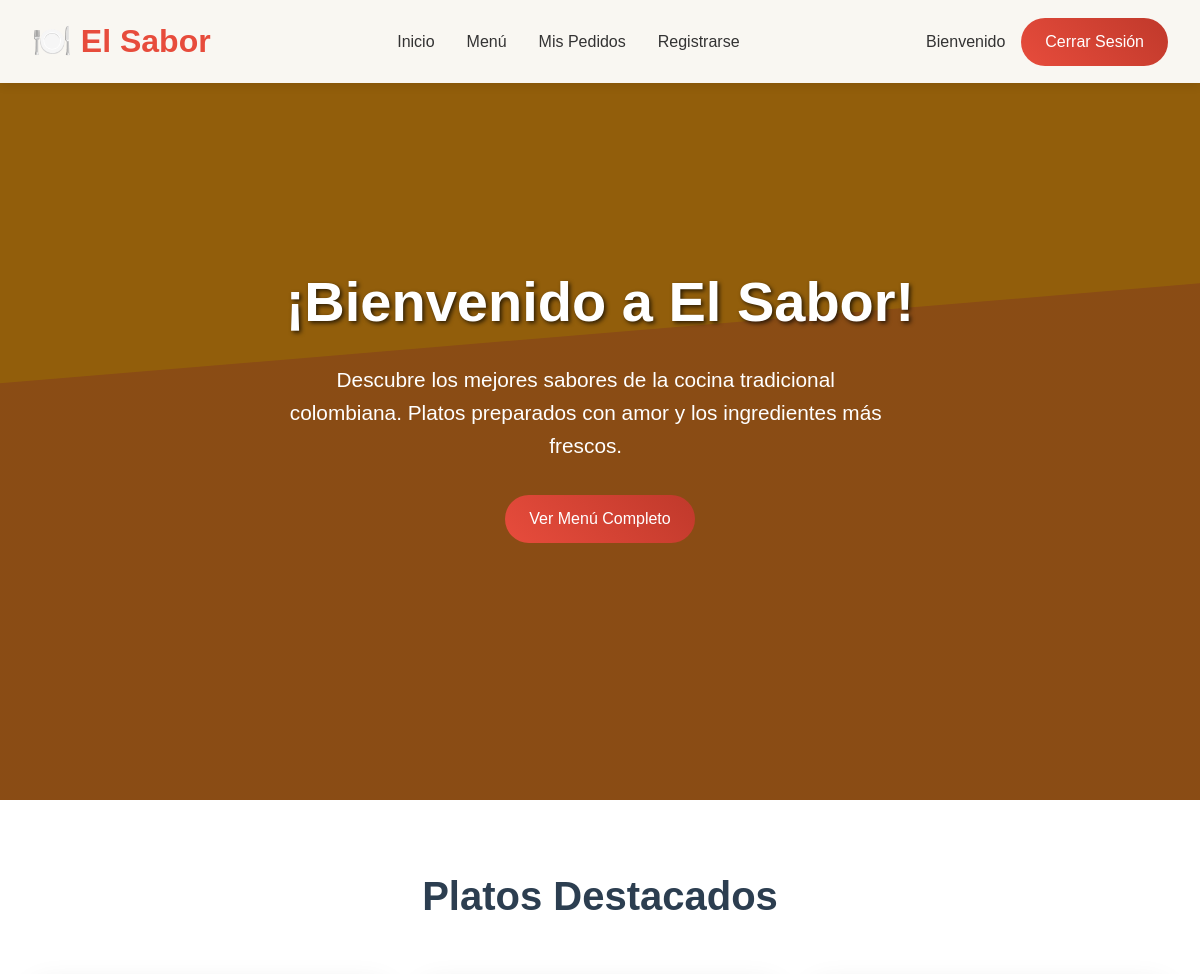
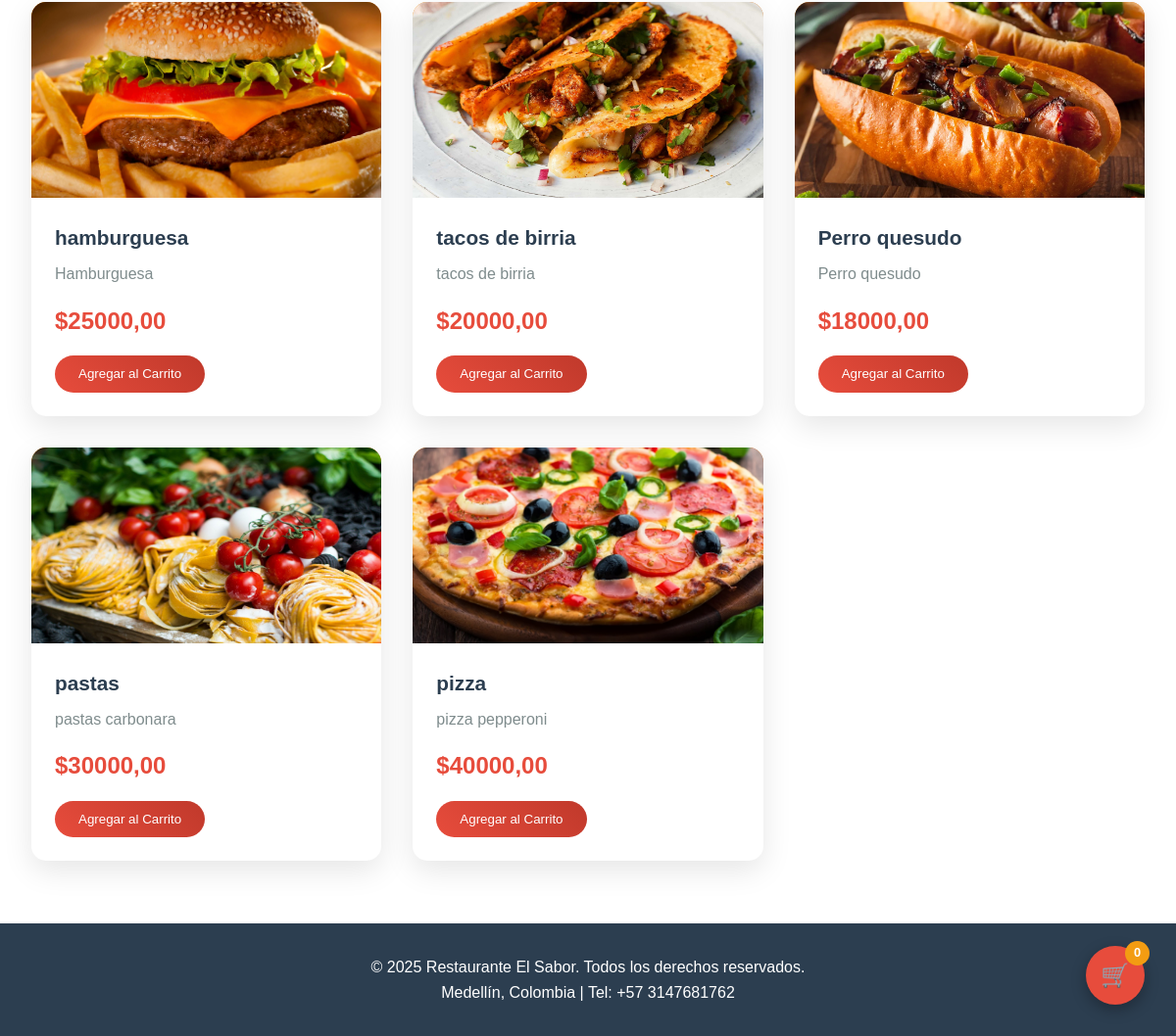
The app's page / (signed in) with its own data (2 pictures, top to bottom).
### restaurante/models.py (models this page shows, shortened)
class Producto(models.Model):
    nombre = models.CharField(max_length=200)
    descripcion = models.TextField()
    precio = models.DecimalField(max_digits=10, decimal_places=2)
    categoria = models.ForeignKey(Categoria, on_delete=models.CASCADE)
    imagen = models.ImageField(upload_to='productos/', blank=True, null=True)
    disponible = models.BooleanField(default=True)
    fecha_creacion = models.DateTimeField(auto_now_add=True)
    class Meta:
        verbose_name = "Producto"
        verbose_name_plural = "Productos"

### restaurante/views.py (the view)
# urls.py: path('', views.landing_restaurante, name='landing_restaurante'),
@login_required
def landing_restaurante(request):
    categorias = Categoria.objects.all()
    productos_destacados = Producto.objects.filter(disponible=True)[:6]
    context = {
        'categorias': categorias,
        'productos_destacados': productos_destacados,
        'usuario': request.user
    }
    return render(request, 'restaurante/landing.html', context)

### restaurante/templates/restaurante/landing.html (shortened to what this page needs)
<!DOCTYPE html>
<html lang="es">
  <head>
  </head>
  <body>
    <nav class="navbar">
      <div class="nav-container">
        <a href="{% url 'landing_restaurante' %}" class="logo">🍽️ El Sabor</a>
        <ul class="nav-links">
          <li><a href="{% url 'landing_restaurante' %}">Inicio</a></li>
          <li><a href="{% url 'menu_completo' %}">Menú</a></li>
          <li><a href="{% url 'mis_pedidos' %}">Mis Pedidos</a></li>
          <li><a href="{% url 'registro' %}">Registrarse</a></li>
        </ul>
        <div class="user-info">
          <span>Bienvenido</span>
          <a href="{% url 'registro' %}" class="btn btn-primary"
            >Cerrar Sesión</a
          >
        </div>
      </div>
    </nav>
    <section class="hero">
      <div class="hero-content">
        <h1>¡Bienvenido a El Sabor!</h1>
        <p>
          Descubre los mejores sabores de la cocina tradicional colombiana.
          Platos preparados con amor y los ingredientes más frescos.
        </p>
        <a href="{% url 'menu_completo' %}" class="btn btn-primary"
          >Ver Menú Completo</a
        >
      </div>
    </section>
    <section class="section">
      <div class="container">
        <h2 class="section-title">Platos Destacados</h2>
        <div class="products-grid">
          {% for producto in productos_destacados %}
          <div class="product-card">
            <div class="product-image">
              {% if producto.imagen %}
              <img
                src="{{ producto.imagen.url }}"
                alt="{{ producto.nombre }}"
                style="width: 100%; height: 100%; object-fit: cover"
              />
              {% else %} {{ producto.nombre }} {% endif %}
            </div>
            <div class="product-info">
              <h3 class="product-title">{{ producto.nombre }}</h3>
              <p class="product-description">
                {{ producto.descripcion|truncatewords:15 }}
              </p>
              <div class="product-price">${{ producto.precio }}</div>
              <button
                class="btn btn-primary"
                onclick="agregarAlCarrito({{ producto.id }}, '{{ producto.nombre }}')"
              >
                Agregar al Carrito
              </button>
            </div>
          </div>
          {% empty %}
          <p>No hay productos disponibles en este momento.</p>
          {% endfor %}
        </div>
      </div>
    </section>
    <div
      class="cart-icon"
      onclick="window.location.href='{% url 'ver_carrito' %}'"
    >
      🛒
      <span class="cart-count" id="cart-count">0</span>
    </div>
    <footer class="footer">
      <div class="container">
        <p>&copy; 2025 Restaurante El Sabor. Todos los derechos reservados.</p>
        <p>Medellín, Colombia | Tel: +57 3147681762</p>
      </div>
    </footer>
  </body>
</html>

### restaurante/templates/restaurante/landing.html (style rules this page uses)
* { margin: 0; padding: 0; box-sizing: border-box; }
body { font-family: "Arial", sans-serif; line-height: 1.6; color: #333; background: linear-gradient(135deg, #667eea 0%, #764ba2 100%); min-height: 100vh; }
.navbar { background: rgba(255, 255, 255, 0.95); padding: 1rem 0; box-shadow: 0 2px 10px rgba(0, 0, 0, 0.1); position: fixed; width: 100%; top: 0; z-index: 1000; }
.nav-container { max-width: 1200px; margin: 0 auto; display: flex; justify-content: space-between; align-items: center; padding: 0 2rem; }
.logo { font-size: 2rem; font-weight: bold; color: #e74c3c; text-decoration: none; }
.nav-links { display: flex; list-style: none; gap: 2rem; }
.nav-links a { text-decoration: none; color: #333; font-weight: 500; transition: color 0.3s; }
.user-info { display: flex; align-items: center; gap: 1rem; }
.btn { padding: 0.7rem 1.5rem; border: none; border-radius: 25px; cursor: pointer; font-weight: 500; text-decoration: none; display: inline-block; transition: all 0.3s; }
.btn-primary { background: linear-gradient(45deg, #e74c3c, #c0392b); color: white; }
.hero { background-size: cover; background-position: center; height: 100vh; display: flex; align-items: center; justify-content: center; text-align: center; color: white; }
.hero-content h1 { font-size: 3.5rem; margin-bottom: 1rem; text-shadow: 2px 2px 4px rgba(0, 0, 0, 0.7); }
.hero-content p { font-size: 1.3rem; margin-bottom: 2rem; max-width: 600px; }
.section { padding: 4rem 0; background: white; }
.container { max-width: 1200px; margin: 0 auto; padding: 0 2rem; }
.section-title { text-align: center; font-size: 2.5rem; margin-bottom: 3rem; color: #2c3e50; }
.products-grid { display: grid; grid-template-columns: repeat(auto-fit, minmax(300px, 1fr)); gap: 2rem; margin-top: 2rem; }
.product-card { background: white; border-radius: 15px; overflow: hidden; box-shadow: 0 10px 30px rgba(0, 0, 0, 0.1); transition: transform 0.3s; }
.product-image { height: 200px; background: linear-gradient(45deg, #f39c12, #e67e22); display: flex; align-items: center; justify-content: center; color: white; font-size: 1.2rem; }
.product-info { padding: 1.5rem; }
.product-title { font-size: 1.3rem; margin-bottom: 0.5rem; color: #2c3e50; }
.product-description { color: #7f8c8d; margin-bottom: 1rem; }
.product-price { font-size: 1.5rem; font-weight: bold; color: #e74c3c; margin-bottom: 1rem; }
.cart-icon { position: fixed; bottom: 2rem; right: 2rem; background: #e74c3c; color: white; border-radius: 50%; width: 60px; height: 60px; display: flex; align-items: center; justify-content: center; font-size: 1.5rem; box-shadow: 0 5px 15px rgba(0, 0, 0, 0.3); cursor: pointer; transition: all 0.3s; z-index: 1000; }
.cart-count { position: absolute; top: -5px; right: -5px; background: #f39c12; color: white; border-radius: 50%; width: 25px; height: 25px; display: flex; align-items: center; justify-content: center; font-size: 0.8rem; font-weight: bold; }
.footer { background: #2c3e50; color: white; text-align: center; padding: 2rem 0; }

### records on screen
Producto: imagen (picture), nombre "hamburguesa", descripcion "Hamburguesa", precio "25000,00"
Producto: imagen (picture), nombre "tacos de birria", descripcion "tacos de birria", precio "20000,00"
Producto: imagen (picture), nombre "Perro quesudo", descripcion "Perro quesudo", precio "18000,00"
Producto: imagen (picture), nombre "pastas", descripcion "pastas carbonara", precio "30000,00"
Producto: imagen (picture), nombre "pizza", descripcion "pizza pepperoni", precio "40000,00"
